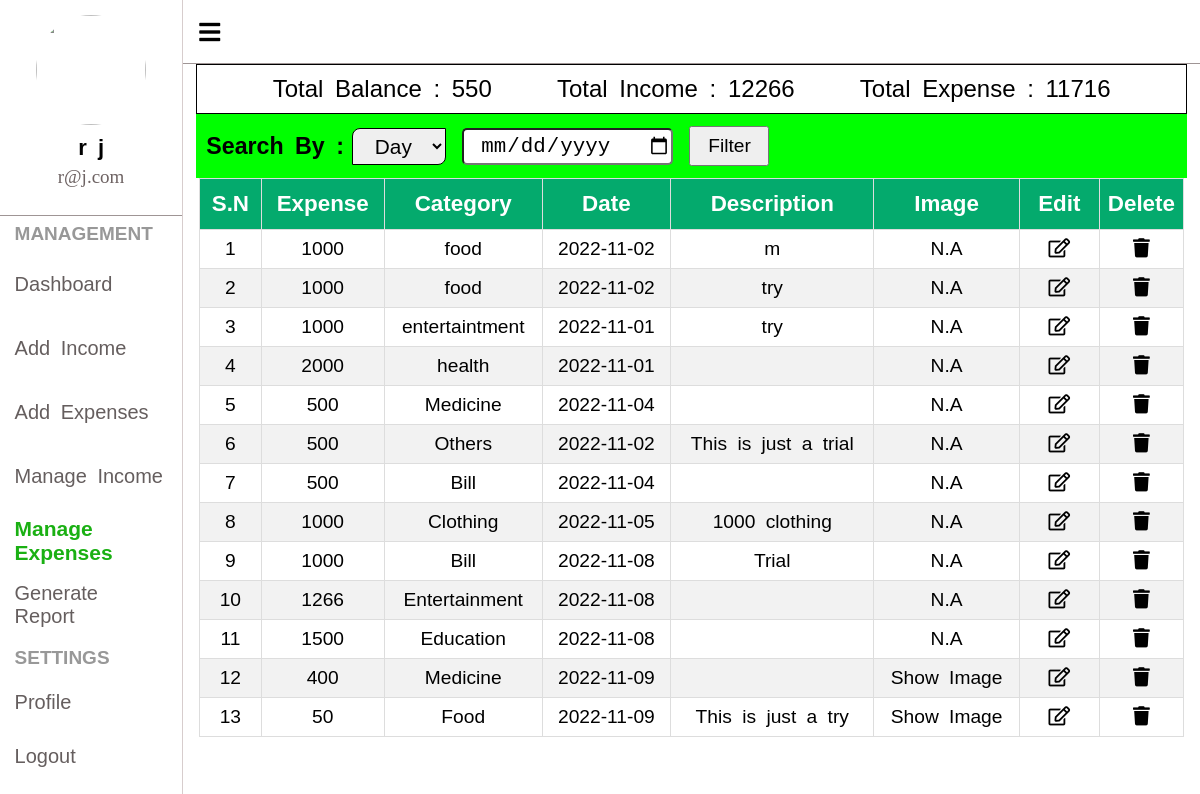
The app's page /manageExpenses.php (signed in) with its own data.
### tables this page shows
CREATE TABLE `expense` (
  `expense_id` int(4) NOT NULL,
  `user_id` int(5) NOT NULL,
  `category` varchar(30) NOT NULL,
  `expense` float NOT NULL,
  `date` date NOT NULL,
  `description` varchar(50) NOT NULL,
  `image` varchar(100) NOT NULL
);

### manageExpenses.php (the view, shortened to what this page needs)
<?php
require_once "dbCon.php";
$userId = $_SESSION['userId'];
$expenseQuery = mysqli_query($con, " SELECT * FROM `expense` WHERE `user_id` = '$userId' ");
$totalIncomeQuery = "SELECT SUM(`income`) FROM `income` WHERE `user_id` = '$userId' ";
$totalExpenseQuery = "SELECT SUM(`expense`) FROM `expense` WHERE `user_id` = '$userId' ";
$totalIncomeSearch = mysqli_query($con,$totalIncomeQuery);
$totalExpenseSearch = mysqli_query($con,$totalExpenseQuery);
$totalIncome = mysqli_fetch_row($totalIncomeSearch)[0];
$totalExpense = mysqli_fetch_row($totalExpenseSearch)[0];
?>
<!DOCTYPE html>
<html>
<head>
</head>
<link rel="stylesheet" type="text/css" href="CSS/leftContainer.css">
<link rel="stylesheet" type="text/css" href="CSS/manageExpenses.css">
<link rel="stylesheet" type="text/css" href="CSS/filter.css">
<link rel="stylesheet" type="text/css" href="FONTS/fontAwesome/css/all.css">
<body>
	<?php
	if($_SESSION['loggedIn'] === true) { ?>
		<div class="body-container">
			<?php
			include('bodyLeftContainer.php');
			?>
			<div class="body-right-container">
				<div class="slide-bar">
					<i id="slideBar" class="fa fa-bars"></i>
				</div>
				<div class="balance-detail">
					<div class="balance-item">
						Total Balance : <span id="totalBalance"><?= $totalIncome-$totalExpense ?></span>
					</div>
					<div class="balance-item">
						Total Income : <span id="totalIncome"><?= $totalIncome ?></span>
					</div>
					<div class="balance-item">
						Total Expense : <span id="totalExpense"><?= $totalExpense ?></span>
					</div>
				</div>
				<?php
				if( ($a = mysqli_fetch_assoc($expenseQuery) ) == null){ ?>
					<div class="manage-expense-wrapper">
						<div class="empty-detail">
							Please add Expense Detail
						</div>
					</div>
				<?php } else { ?>
					<div class="filter-body">
						<form action="filterExpense.php" method="POST">
							<div class="filter-dropdown">
								<label>
									Search By :
								</label>
								<select id="filterDropdown" value="Select" name="select">
									<option value="day">Day</option>
								</select>
							</div>
							<div class="filter-option">
								<div class="filter-option-element">
									<input type="date" name="filterDate" id="filterDate">
								</div>
							</div>
							<div>
								<button  id="filterSubmit">
									Filter
								</button>
							</div>
						</form>
					</div>
					<div class="manage-expense-wrapper">
						<table>
							<thead>
								<tr>
									<th>S.N</th>
									<th>Expense</th>
									<th>Category</th>
									<th>Date</th>
									<th>Description</th>
									<th>Image</th>
									<th class="option">Edit</th>
									<th class="option">Delete</th>
								</tr>
							</thead>
							<tbody>
								<?php
								$count = 1;
								do {?>
									<tr>
										<td><?=$count?></td>
										<td><?=$a['expense']?></td>
										<td><?=$a['category']?></td>
										<td><?=$a['date']?></td>
										<td><?=$a['description']?></td>
										<td><?php if($a['image'] == ""){echo 'N.A';}else{?><a target="_blank" href="showImage.php?ZQT=<?=$a['expense_id']?>">Show Image</a><?php }?></td>
										<td><a href="updateExpenses.php?update=<?=$a['expense_id'];?>"><i class="far fa-edit"></i></a></td>
										<td><a href="deleteExpenses.php?delete=<?=$a['expense_id'];?>"><i class="fas fa-trash"></i></a></td>
									</tr>
									<?php $count++;
								} while ($a = mysqli_fetch_assoc($expenseQuery)) ?>
							</tbody>
						</table>
					</div>
				<?php }
				?>
			</div>
		</div>
	<?php } else { ?>
		<script>
			location.replace("login.php");
		</script>
	<?php } ?>
</body>
</html>

### bodyLeftContainer.php
<div class="body-left-container">
	<div class="user-info">
		<div class="user-info-image">
			<img src="UPLOADS/PROFILE/<?=$_SESSION['profilePath']?>">
		</div>
		<div class="user-info-name">
			<?=$_SESSION['userFirstName']." ".$_SESSION['userLastName']; ?>
		</div>
		<div class="user-info-email">
			<?=$_SESSION['userEmail']; ?>
		</div>
	</div>
	<div class="sidebar-wrapper">
		<div class="sidebar-menu">
			<label>
				MANAGEMENT
			</label>
			<div class="sidebar-menu-item-wrapper">
				<a href="index.php" class="sidebar-menu-item">
					Dashboard
				</a>
				<a href="addIncome.php" class="sidebar-menu-item">
					Add Income
				</a>
				<a href="addExpenses.php" class="sidebar-menu-item">
					Add Expenses
				</a>
				<a href="manageIncome.php" class="sidebar-menu-item">
					Manage Income
				</a>
				<a href="manageExpenses.php" class="sidebar-menu-item">
					Manage Expenses
				</a>
				<a href="generateReport.php" class="sidebar-menu-item">
					Generate Report
				</a>
			</div>
		</div>
		<div class="sidebar-menu">
			<label>
				SETTINGS
			</label>
			<div class="sidebar-menu-item-wrapper">
				<a href="profile.php" class="sidebar-menu-item">
					Profile
				</a>
				<a href="logout.php" class="sidebar-menu-item">
					Logout
				</a>
			</div>
		</div>
	</div>
</div>

### CSS/leftContainer.css (style rules this page uses)
* { box-sizing: border-box; padding: 0; margin: 0; word-spacing: 5px; }
.body-container { height: 100vh; width: 100vw; display: flex; justify-content: center; align-items: center; }
.body-left-container { height: 100vh; width: 18vw; border-right: 1px solid #D7CDCD; transition: linear 0.3s; overflow: hidden; bottom: 0; }
.user-info { width: 100%; height: 27%; display: flex; flex-direction: column; justify-content: flex-start; align-items: center; border-bottom: 1px solid #9F9595; overflow: hidden; }
.sidebar-wrapper { height: 73%; display: flex; flex-direction: column; justify-content: flex-start; align-items: center; }
.sidebar-menu { width: 100%; margin-bottom: 5px; overflow: hidden; }
.sidebar-menu:nth-child(1) { padding: 4% 0 0 0; height: 100%; }
.sidebar-menu:nth-child(2) { padding: 0; height: 35%; }
.sidebar-menu > label { padding: 0 8%; font-size: 19px; font-family: sans-serif; font-weight: bold; color: #989898; display: block; margin-bottom: 4%; }
.sidebar-menu-item-wrapper { height: 90%; width: 100%; }
.sidebar-menu-item { padding: 0 8%; display: flex; justify-content: flex-start; align-items: center; height: 30%; width: 100%; text-decoration: none; font-size: 20px; color: #655E5E; font-family: sans-serif; }
.sidebar-menu:nth-child(1) > .sidebar-menu-item-wrapper > .sidebar-menu-item { height: 17%; }
.sidebar-menu:nth-child(2) > .sidebar-menu-item-wrapper > .sidebar-menu-item { height: 40%; }
.active { color: #1AB013; font-weight: bold; font-size: 21px; }
.user-info-image { width: 100%; margin-bottom: 5px; display: flex; justify-content: center; align-items: flex-start; }
.user-info-image > img { margin-top: 15px; display: block; width: 110px; height: 110px; border-radius: 50%; }
.user-info-name { font-weight: bold; font-family: sans-serif; font-size: 22px; margin-top: 5px; }
.user-info-email { display: flex; overflow: ; font-family: cursive; font-size: 19px; color: #6E6363; margin-top: 5px; }
.slide-bar { display: flex; justify-content: flex-start; align-items: center; width: 100%; height: 8vh; border-bottom: 1px solid #9F9595; padding: 1rem; position: sticky; top: 0; background-color: white; }
.slide-bar > i { font-size: 1.5rem; cursor: pointer; }
.body-right-container { height: 100vh; width: 100%; display: flex; flex-direction: column; justify-content: flex-start; align-items: center; }
.balance-detail { border: 1px solid black; padding: 1%; display: flex; justify-content: space-evenly; align-items: center; font-size: 1.5rem; font-family: sans-serif; }

### CSS/manageExpenses.css (style rules this page uses)
.manage-expense-wrapper { height: fit-content; min-height: 70vh; width: 100%; display: flex; justify-content: center; align-items: flex-start; padding: 0 1rem; }
.balance-detail { width: 97.4%; border: 1px solid black; padding: 1%; display: flex; justify-content: space-evenly; align-items: center; font-size: 1.5rem; font-family: sans-serif; }
table { width: 100%; border-collapse: collapse; font-family: Arial; text-align: center; }
th,td { border: 1px solid #ddd; padding: 0.5rem; font-size: 1.2rem; }
td a { color: black; text-decoration: none; }
th { padding-top: 12px; padding-bottom: 12px; font-size: 1.4rem; background-color: #04AA6D; color: white; }
tr:nth-child(even) { background-color: #f2f2f2; }
.option { width: 5rem; }
.filter-body { width: 97.4%; }
form { display: flex; justify-content: flex-start; align-items: center; width: 100%; background-color: lime; height: 4rem; padding: 1%; }

### CSS/filter.css (style rules this page uses)
.filter-body { width: 97.4%; }
form { display: flex; justify-content: flex-start; align-items: center; width: 100%; background-color: lime; height: 4rem; padding: 1%; }
form button { font-size: 1.2rem; cursor: pointer; height: 2.5rem; margin-left: 1rem; width: 5rem; }
.filter-dropdown { width: 15rem; display: flex; justify-content: center; align-items: center; }
.filter-dropdown label { width: 15rem; font-size: 1.45rem; font-family: sans-serif; font-weight: bold; }
.filter-dropdown select { width: 8rem; height: 2.3rem; font-size: 1.3rem; text-align: center; border-radius: 0.5rem 0 0.5rem 0; border: 1px solid black; cursor: pointer; }
.filter-option-element input, .date-element input { font-size: 1.2rem; border-radius: 5px; width: 13.2rem; height: 2.3rem; padding-left: 1rem; font-size: 1.3rem; cursor: pointer; }
.filter-option-element { margin-left: 1rem; }

### records on screen
expense: expense "1000", category "food", date "2022-11-02", description "m", image "N.A"
expense: expense "1000", category "food", date "2022-11-02", description "try", image "N.A"
expense: expense "1000", category "entertaintment", date "2022-11-01", description "try", image "N.A"
expense: expense "2000", category "health", date "2022-11-01", image "N.A"
expense: expense "500", category "Medicine", date "2022-11-04", image "N.A"
expense: expense "500", category "Others", date "2022-11-02", description "This is just a trial", image "N.A"
expense: expense "500", category "Bill", date "2022-11-04", image "N.A"
expense: expense "1000", category "Clothing", date "2022-11-05", description "1000 clothing", image "N.A"
expense: expense "1000", category "Bill", date "2022-11-08", description "Trial", image "N.A"
expense: expense "1266", category "Entertainment", date "2022-11-08", image "N.A"
expense: expense "1500", category "Education", date "2022-11-08", image "N.A"
expense: expense "400", category "Medicine", date "2022-11-09"
expense: expense "50", category "Food", date "2022-11-09", description "This is just a try"

### other values on screen
$_SESSION['userFirstName'] "r"
$_SESSION['userLastName'] "j"
$_SESSION['userEmail'] "r@j.com"
$totalIncome-$totalExpense "550"
$totalIncome "12266"
$totalExpense "11716"
